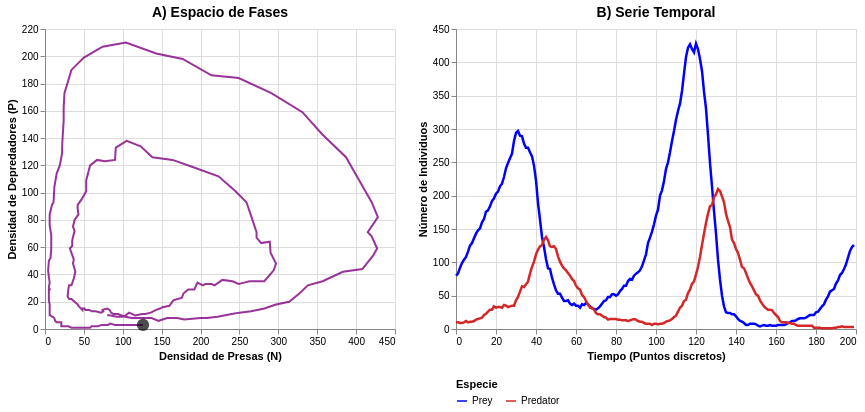

Vega-Lite specification stored for this chart:
### Vega-Lite specification from a JSON file in a GitHub repository (floating-point values rounded to 4 significant figures; data arrays with more than 128 entries replaced by an {"elided": "..."} marker saying what was removed)
{"config": {"view": {"continuousWidth": 300, "continuousHeight": 300}, "title": {"anchor": "middle", "color": "black", "font": "Arial", "fontSize": 14}}, "hconcat": [{"layer": [{"data": {"name": "data-89e045a0cc0c68caf1927504c75f08b3"}, "mark": {"type": "line", "color": "purple", "opacity": 0.8, "strokeWidth": 2}, "encoding": {"order": {"field": "Tiempo", "sort": "ascending", "type": "quantitative"}, "x": {"field": "Prey", "title": "Densidad de Presas (N)", "type": "quantitative"}, "y": {"field": "Predator", "title": "Densidad de Depredadores (P)", "type": "quantitative"}}, "title": "A) Espacio de Fases"}, {"data": {"name": "data-880ad5bcfe64ca5a2b3f6412585c4d9a"}, "mark": {"type": "circle", "color": "black", "size": 150}, "encoding": {"x": {"field": "Prey", "type": "quantitative"}, "y": {"field": "Predator", "type": "quantitative"}}}], "height": 300, "width": 350}, {"data": {"name": "data-b6cdf879b884e02d70ce2917a229e75a"}, "mark": {"type": "line", "strokeWidth": 2.5}, "encoding": {"color": {"field": "Especie", "legend": {"orient": "bottom", "title": "Especie"}, "scale": {"domain": ["Prey", "Predator"], "range": ["blue", "#d62728"]}, "type": "nominal"}, "x": {"field": "Tiempo", "title": "Tiempo (Puntos discretos)", "type": "quantitative"}, "y": {"field": "Población", "title": "Número de Individuos", "type": "quantitative"}}, "height": 300, "title": "B) Serie Temporal", "width": 400}], "resolve": {"scale": {"color": "independent"}}, "$schema": "https://vega.github.io/schema/vega-lite/v6.1.0.json", "datasets": {"data-89e045a0cc0c68caf1927504c75f08b3": {"elided": "200 records"}, "data-880ad5bcfe64ca5a2b3f6412585c4d9a": [{"Tiempo": 199, "Prey": 126, "Predator": 3}], "data-b6cdf879b884e02d70ce2917a229e75a": {"elided": "400 records"}}}
